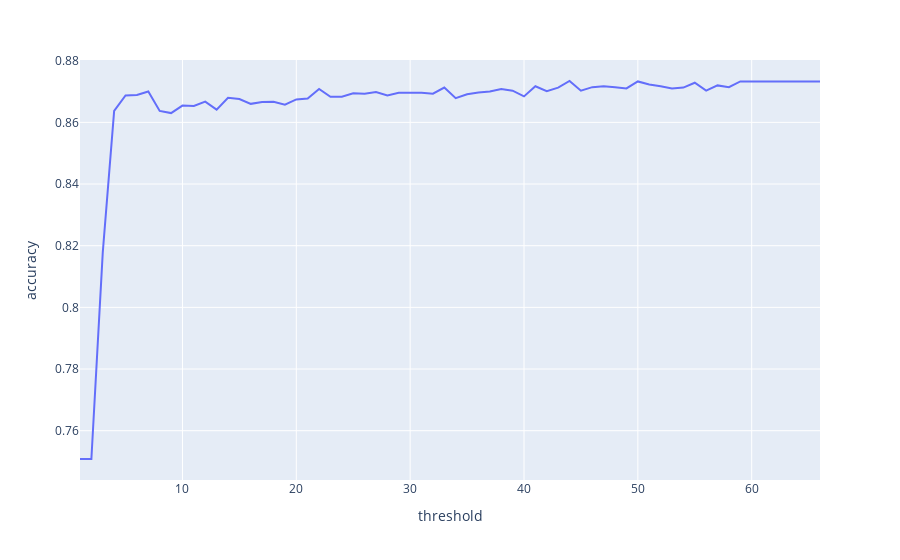

This figure's notebook cell:
### Code cell
accuracy_df = pd.DataFrame({'threshold': threshold_l, 
                            'accuracy':accuracy_l})
fig = px.line(accuracy_df, x = 'threshold', y= 'accuracy')
fig.show()

## decision, we will try and select only the top 44 most important features, since the accuracy is about the same as using all features

### Figure 1 — Plotly figure (JSON) as saved in the notebook; plotly's stock layout.template omitted (floating-point values rounded to 4 significant figures)
{"data": [{"hovertemplate": "threshold=%{x}<br>accuracy=%{y}<extra></extra>", "legendgroup": "", "line": {"color": "#636efa", "dash": "solid"}, "marker": {"symbol": "circle"}, "mode": "lines", "name": "", "orientation": "v", "showlegend": false, "type": "scatter", "x": [66, 66, 66, 66, 66, 66, 66, 59, 58, 57, 56, 55, 54, 53, 52, 51, 50, 49, 48, 47, 46, 45, 44, 43, 42, 41, 40, 39, 38, 37, 36, 35, 34, 33, 32, 31, 30, 29, 28, 27, 26, 25, 24, 23, 22, 21, 20, 19, 18, 17, 16, 15, 14, 13, 12, 11, 10, 9, 8, 7, 6, 5, 4, 3, 2, 1], "xaxis": "x", "y": [0.8733, 0.8733, 0.8733, 0.8733, 0.8733, 0.8733, 0.8733, 0.8733, 0.8714, 0.872, 0.8703, 0.8728, 0.8713, 0.871, 0.8717, 0.8723, 0.8733, 0.871, 0.8714, 0.8717, 0.8714, 0.8703, 0.8734, 0.8713, 0.8701, 0.8717, 0.8684, 0.8703, 0.8708, 0.87, 0.8697, 0.8691, 0.8679, 0.8713, 0.8693, 0.8696, 0.8696, 0.8696, 0.8687, 0.8699, 0.8693, 0.8694, 0.8683, 0.8683, 0.8708, 0.8677, 0.8674, 0.8657, 0.8667, 0.8666, 0.866, 0.8676, 0.868, 0.8641, 0.8667, 0.8653, 0.8654, 0.863, 0.8637, 0.87, 0.8689, 0.8687, 0.8637, 0.8178, 0.7508, 0.7508], "yaxis": "y"}], "layout": {"legend": {"tracegroupgap": 0}, "margin": {"t": 60}, "xaxis": {"anchor": "y", "domain": [0, 1], "title": {"text": "threshold"}}, "yaxis": {"anchor": "x", "domain": [0, 1], "title": {"text": "accuracy"}}}}
